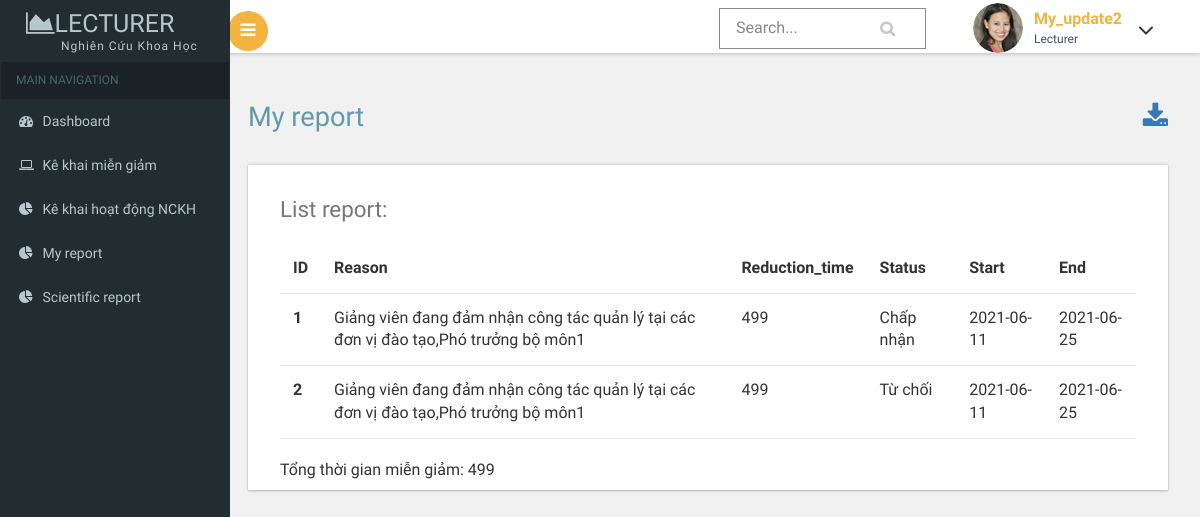
Page /pesonal.php?mod=request&act=report (signed in) on the committed database.
### tables this page shows
CREATE TABLE `exemption` (
  `ID` int(11) NOT NULL,
  `Reason` text NOT NULL,
  `Reduction_time` int(10) NOT NULL,
  `ID_test` int(11) NOT NULL,
  `Start` date DEFAULT NULL,
  `End` date DEFAULT NULL
);

### source/models/list_request.php (called while the page is built, shortened)
<?php
    include_once("DataProvider.php");
    class ListRequest{
        private $da;
        public function __construct(){
            $this->da = new DataProvider();
        }
        function myReport($id)
        {
            $sql = "SELECT A.ID, u.Name, E.Reason, E.Reduction_time,A.Status,E.Start,E.End FROM `exemption` E
            JOIN `approved` A  ON A.ExemptionID=E.ID
            JOIN user u ON A.LecturerID=u.ID
            WHERE  A.LecturerID=$id";
            return $this->da->FetchAll($sql);
        }
        function sumTime($id)
        {
            $sql = "SELECT SUM(E.Reduction_time) as tongtg FROM `exemption` E
            JOIN `approved` A  ON A.ExemptionID=E.ID
            JOIN user u ON A.LecturerID=u.ID
            WHERE  A.LecturerID=$id AND A.Status=1";
            return $this->da->Fetch($sql);
        }
}

### source/models/Dataprovider.php (called while the page is built, shortened)
<?php
	class Dataprovider{
		private $link;
		function __construct()
		{
			$this->link=mysqli_connect("localhost","root","","ql_nckh_v3");
		}
		function ExecuteQuery($sql)
		{
			mysqli_query($this->link,"set names utf8");
			return mysqli_query($this->link, $sql);
		}
		function Fetch($sql){
			$rs = $this->ExecuteQuery($sql);
			return mysqli_fetch_assoc($rs);
		}
		function FetchAll($sql){
			$arr=array();
			$r = $this->ExecuteQuery($sql);
			while($row = mysqli_fetch_assoc($r)){
				$arr[]=$row;
			}
			return $arr;
		}
	}
?>

### source/views/request/report.php (the view)
              <div id="page-wrapper">
	<div class="main-page">
		<div class="tables">
                  <h2 class="title1">My report
                  <div style="float:right">
                  <a href=""><i class="fa fa-download"></i></a>
                  </div>
                  </h2>
			<div class="bs-example widget-shadow" data-example-id="hoverable-table">
				<h4>List report:</h4>
				<table class="table table-hover">
                          <thead>
                              <tr>
                                  <th>ID</th>
                                  <th>Reason</th>
                                  <th>Reduction_time</th>
                                  <th>Status</th>
                                  <th>Start</th>
                                  <th>End</th>
                              </tr>
                          </thead>
                          <tbody>
                          <?php
                          foreach($result as $key => $row)
                          {
                              echo "<tr>";
                                  echo "<th scope=\"row\">";
                                  echo $key+1;
                                  echo "</th>";
                                  echo "<td>";
                                  echo $row["Reason"];
                                  echo "</td>";
                                  echo "<td>";
                                  echo $row["Reduction_time"];
                                  echo "</td>";
                                  if($row["Status"]==1)
                                  {
                                      echo "<td>Chấp nhận</td>";
                                  }
                                  else
                                      if($row["Status"]==2)
                                      {
                                          echo "<td>Từ chối</td>";
                                      }
                                      else
                                      if($row["Status"]==0)
                                      {
                                          echo "<td>Chưa duyệt</td>";
                                      }
                                      echo "<td>";
                                      echo $row["Start"];
                                      echo "</td>";
                                      echo "<td>";
                                      echo $row["End"];
                                      echo "</td>";
                              echo "</tr>";
                          }
                          ?>
                          </tbody>
                      </table>
                      <div>Tổng thời gian miễn giảm: <?php echo $tongthoigian?></div>
			</div>
		</div>
	</div>
</div>

### source/views/header.php (shortened to what this page needs)
<!DOCTYPE HTML>
<html>
<head>
<link href="css/bootstrap.css" rel='stylesheet' type='text/css' />
<link href="css/style.css" rel='stylesheet' type='text/css' />
<link href="css/font-awesome.css" rel="stylesheet">
<link href='css/SidebarNav.min.css' media='all' rel='stylesheet' type='text/css'/>
<link href="css/custom.css" rel="stylesheet">
</head>

### source/views/users/left_nav.php (shortened to what this page needs)
<body class="cbp-spmenu-push">
	<div class="main-content">
	<div class="cbp-spmenu cbp-spmenu-vertical cbp-spmenu-left" id="cbp-spmenu-s1">
		<aside class="sidebar-left">
      <nav class="navbar navbar-inverse">
          <div class="navbar-header">
            <h1><a class="navbar-brand" href="index.html"><span class="fa fa-area-chart"></span>Lecturer<span class="dashboard_text">Nghiên cứu khoa học</span></a></h1>
          </div>
          <div class="collapse navbar-collapse" id="bs-example-navbar-collapse-1">
            <ul class="sidebar-menu">
              <li class="header">MAIN NAVIGATION</li>
              <li class="treeview">
                <a href="pesonal.php">
                <i class="fa fa-dashboard"></i> <span>Dashboard</span>
                </a>
              </li>
			  <li class="treeview">
        <?php
              $exemp = new Exemption();
              $m = $exemp->getPlanId();
              $id = $m["ID"];
              if(isset($id))
              {
                echo "<a href=\"pesonal.php?mod=request&act=exemption\">";
              }
              else
              {
                echo "<a href=\"pesonal.php?mod=request&act=404\">";
              }
                ?>
                <i class="fa fa-laptop"></i>
                <span>Kê khai miễn giảm</span>
                </a>
              </li>
              <li class="treeview">
              <a href="pesonal.php?mod=lecturer&act=reseach">
                <i class="fa fa-pie-chart"></i>
                <span>Kê khai hoạt động NCKH</span>
                </a>
              </li>
              <li class="treeview">
                <a href="pesonal.php?mod=request&act=report">
                <i class="fa fa-pie-chart"></i>
                <span>My report</span>
                </a>
              </li>
              <li class="treeview">
                <a href="pesonal.php?mod=lecturer&act=report_reseach">
                <i class="fa fa-pie-chart"></i>
                <span>Scientific report</span>
                </a>
              </li>
            </ul>
          </div>
      </nav>
    </aside>
	</div>

### source/views/users/head_nav.php (shortened to what this page needs)
<div class="sticky-header header-section ">
	<div class="header-left">
		<button id="showLeftPush"><i class="fa fa-bars"></i></button>
		<div class="clearfix"> </div>
	</div>
	<div class="header-right">
		<div class="search-box">
			<form class="input" action="index.php?mod=users&act=search">
				<input class="sb-search-input input__field--madoka" placeholder="Search..." type="search" id="input-31" />
				<label class="input__label" for="input-31">
					<svg class="graphic" width="100%" height="100%" viewBox="0 0 404 77" preserveAspectRatio="none">
						<path d="m0,0l404,0l0,77l-404,0l0,-77z"/>
					</svg>
				</label>
			</form>
		</div>
		<div class="profile_details">
			<ul>
				<li class="dropdown profile_details_drop">
					<a href="#" class="dropdown-toggle" data-toggle="dropdown" aria-expanded="false">
						<div class="profile_img">
							<span class="prfil-img"><img src="<?php echo $_SESSION["Img"]?>" width="50px" height="50px" alt=""> </span>
							<div class="user-name">
								<p>
								<?php echo $_SESSION["Name"]?>
								</p>
								<span>Lecturer</span>
							</div>
							<i class="fa fa-angle-down lnr"></i>
							<div class="clearfix"></div>
						</div>
					</a>
				</li>
			</ul>
		</div>
		<div class="clearfix"> </div>
	</div>
	<div class="clearfix"> </div>
</div>

### pesonal.php (shortened to what this page needs)
<?php
require("source/views/header.php");
require("source/views/users/left_nav.php");
	require("source/views/users/head_nav.php");
?>
<?php
if(isset($_GET['mod']))
{
    $a = ($_GET['mod']);
    $b = ($_GET['act']);
    include_once("source/controllers/".$a."/".$b.".php");
}
?>
<?php
	require("source/views/footer.php");
?>

### source/controllers/request/report.php
<?php
$id = $_SESSION["userID"];
include_once("source/models/list_request.php");
$report = new ListRequest();
$result = $report->myReport($id);
$tong = $report->sumTime($id);
$tongthoigian = $tong["tongtg"];
echo var_dump($sum);
include_once("source/views/request/report.php");
?>

### source/views/footer.php (shortened to what this page needs)
	</div>
</body>
</html>

### css/custom.css (style rules this page uses)
#page-wrapper { padding:5em 2em 2.5em; background-color: #F1F1F1; }

### rows in the picture
exemption: Reason "Giảng viên đang đảm nhận công tác quản lý tại các đơn vị đào tạo,Phó trưởng bộ môn1", Reduction_time "499", shows "Chấp nhận", Start "2021-06-11", End "2021-06-25", shows "Từ chối"

### other values in the picture
$_SESSION["Name"] "My_update2"
var_dump($sum) "NULL"
$tongthoigian "499"
